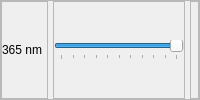
                        <widget class="QFrame" name="Chrolis01_frame">
                         <property name="frameShape">
                          <enum>QFrame::StyledPanel</enum>
                         </property>
                         <property name="frameShadow">
                          <enum>QFrame::Raised</enum>
                         </property>
                         <layout class="QHBoxLayout" name="aa_13">
                          <property name="spacing">
                           <number>5</number>
                          </property>
                          <property name="leftMargin">
                           <number>0</number>
                          </property>
                          <property name="topMargin">
                           <number>0</number>
                          </property>
                          <property name="rightMargin">
                           <number>0</number>
                          </property>
                          <property name="bottomMargin">
                           <number>0</number>
                          </property>
                          <item>
                           <widget class="QFrame" name="Chrolis01_Display_frame">
                            <property name="maximumSize">
                             <size>
                              <width>125</width>
                              <height>16777215</height>
                             </size>
                            </property>
                            <property name="frameShape">
                             <enum>QFrame::StyledPanel</enum>
                            </property>
                            <property name="frameShadow">
                             <enum>QFrame::Raised</enum>
                            </property>
                            <layout class="QHBoxLayout" name="Chrolis01_toggleButton_layout">
                             <property name="spacing">
                              <number>0</number>
                             </property>
                             <property name="leftMargin">
                              <number>0</number>
                             </property>
                             <property name="topMargin">
                              <number>0</number>
                             </property>
                             <property name="rightMargin">
                              <number>5</number>
                             </property>
                             <property name="bottomMargin">
                              <number>0</number>
                             </property>
                             <item>
                              <widget class="QLabel" name="Chrolis01_Display_label">
                               <property name="text">
                                <string>365 nm</string>
                               </property>
                               <property name="alignment">
                                <set>Qt::AlignLeading|Qt::AlignLeft|Qt::AlignVCenter</set>
                               </property>
                              </widget>
                             </item>
                            </layout>
                           </widget>
                          </item>
                          <item>
                           <widget class="QFrame" name="Chrolis01_Slider_frame">
                            <property name="maximumSize">
                             <size>
                              <width>225</width>
                              <height>16777215</height>
                             </size>
                            </property>
                            <property name="frameShape">
                             <enum>QFrame::StyledPanel</enum>
                            </property>
                            <property name="frameShadow">
                             <enum>QFrame::Raised</enum>
                            </property>
                            <layout class="QVBoxLayout" name="verticalLayout_19">
                             <property name="spacing">
                              <number>0</number>
                             </property>
                             <property name="leftMargin">
                              <number>0</number>
                             </property>
                             <property name="topMargin">
                              <number>0</number>
                             </property>
                             <property name="rightMargin">
                              <number>0</number>
                             </property>
                             <property name="bottomMargin">
                              <number>0</number>
                             </property>
                             <item>
                              <widget class="QSlider" name="Chrolis01_Slider">
                               <property name="maximum">
                                <number>100</number>
                               </property>
                               <property name="sliderPosition">
                                <number>100</number>
                               </property>
                               <property name="orientation">
                                <enum>Qt::Horizontal</enum>
                               </property>
                               <property name="tickPosition">
                                <enum>QSlider::TicksBelow</enum>
                               </property>
                               <property name="tickInterval">
                                <number>10</number>
                               </property>
                              </widget>
                             </item>
                            </layout>
                           </widget>
                          </item>
                          <item>
                           <widget class="QFrame" name="Chrolis01_Light_frame">
                            <property name="maximumSize">
                             <size>
                              <width>50</width>
                              <height>16777215</height>
                             </size>
                            </property>
                            <property name="frameShape">
                             <enum>QFrame::StyledPanel</enum>
                            </property>
                            <property name="frameShadow">
                             <enum>QFrame::Raised</enum>
                            </property>
                            <layout class="QHBoxLayout" name="horizontalLayout_62">
                             <property name="spacing">
                              <number>0</number>
                             </property>
                             <property name="leftMargin">
                              <number>0</number>
                             </property>
                             <property name="topMargin">
                              <number>0</number>
                             </property>
                             <property name="rightMargin">
                              <number>0</number>
                             </property>
                             <property name="bottomMargin">
                              <number>0</number>
                             </property>
                             <item>
                              <widget class="QLabel" name="Chrolis01_Value">
                               <property name="text">
                                <string/>
                               </property>
                               <property name="alignment">
                                <set>Qt::AlignCenter</set>
                               </property>
                              </widget>
                             </item>
                            </layout>
                           </widget>
                          </item>
                         </layout>
                        </widget>
